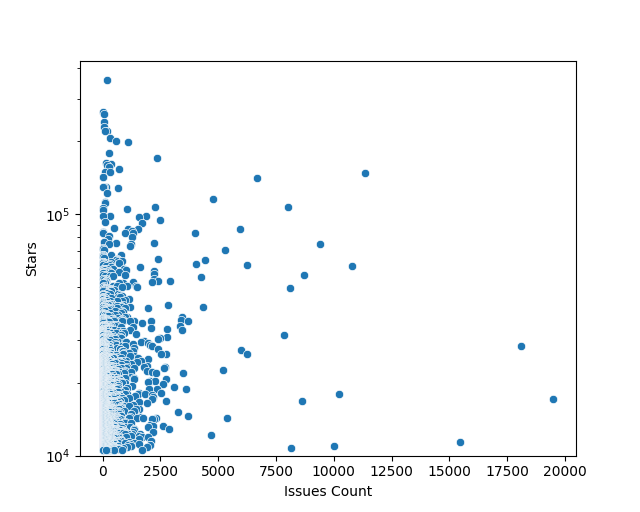

The Python source for this figure:
import os
import pandas as pd
import seaborn as sns
import matplotlib.pyplot as plt

def main():
    # Basic Seaborn Approach: https://seaborn.pydata.org/tutorial/introduction
    stars_and_issues = pd.read_csv("../data/datasets/data.csv")

    # This produces a scatterplot
    scatter_plot =  sns.scatterplot(
                    data=stars_and_issues,
                    x="issues_count",
                    y="number_of_stars")

    # Changing the Label Titles to Match Approach
    scatter_plot.set(xlabel="Issues Count",
                    ylabel="Stars",
                    yscale="log",
                    ylim=10000)

    plt.show()

if __name__ == "__main__":
    main()
